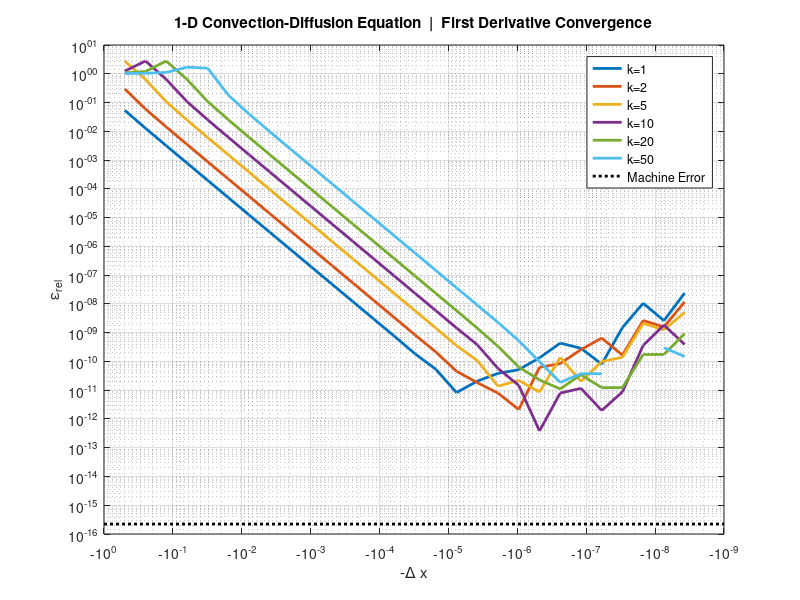

This figure's MATLAB source:
clear all; close all; clc

meshOrder   = 1:28;
meshDx      = (1/2).^meshOrder;

order = 2;

ufdm = sparse([]);
uexact = sparse([]);

index = 0;

for k = [1 2 5 10 20 50]

    index = index + 1;
    
    for dx = meshDx
    
       clear ufdm 
        
       if order == 2
           
           kbar = 1 / dx * log(((-2-k*dx)/(-2+k*dx)));

%            x = 0:dx:1;
%            ufdm(-log(dx)/log(2), 1:1/dx+1) = (exp(kbar*x) - 1) / (exp(kbar) - 1);
%            uxfdm = (1 - k*dx/2)^-1 * (1 - ufdm(-log(dx)/log(2), end-1)) / dx;
           
           ufdm = (exp(kbar*(1-dx)) - 1) / (exp(kbar) - 1);
           uxfdm = (1 - k*dx/2)^-1 * (1 - ufdm) / dx;
           
           uxexact = k*exp(k) / (exp(k) - 1);
           
       elseif order == 4
           
           kbar = 1 / dx * log((-1 - k*dx/2 - k^2*dx^2/12)/(-1 + k*dx/2 - k^2*dx^2/12));
           
%            x = 0:dx:1;
%            ufdm(-log(dx)/log(2), 1:1/dx+1) = (exp(kbar*x) - 1) / (exp(kbar) - 1);
%            uxfdm = (1 -k*dx/2 + k^2*dx^2/6 - k^3*dx^3/24)^-1 * ...
%                 (1 - ufdm(-log(dx)/log(2), end-1)) / dx;
            
           ufdm = (exp(kbar*(1-dx)) - 1) / (exp(kbar) - 1);
           uxfdm = (1 -k*dx/2 + k^2*dx^2/6 - k^3*dx^3/24)^-1 * ...
                (1 - ufdm) / dx;
           
           uxexact = k*exp(k) / (exp(k) - 1);
           
       end
       
       err(-log(dx)/log(2)) = abs((uxfdm - uxexact) / uxexact);

    end
    
    uxerr(index, :) = err;

end

figure
hold on
set(gcf, 'Position', [1 1 624 550])

for i = 1:index
    plot(-meshDx, uxerr(i, :), 'linewidth', 2);
end
plot([-10^0 -10^-9], [eps eps], 'k:', 'linewidth', 2)
legend('k=1', 'k=2', 'k=5', 'k=10', 'k=20', 'k=50', 'Machine Error')
xlabel('-\Delta x'); ylabel('\epsilon_r_e_l')
title('1-D Convection-Diffusion Equation  |  First Derivative Convergence')

set(gca, 'xscale', 'log')
set(gca, 'yscale', 'log')
grid on; grid minor;
box on;